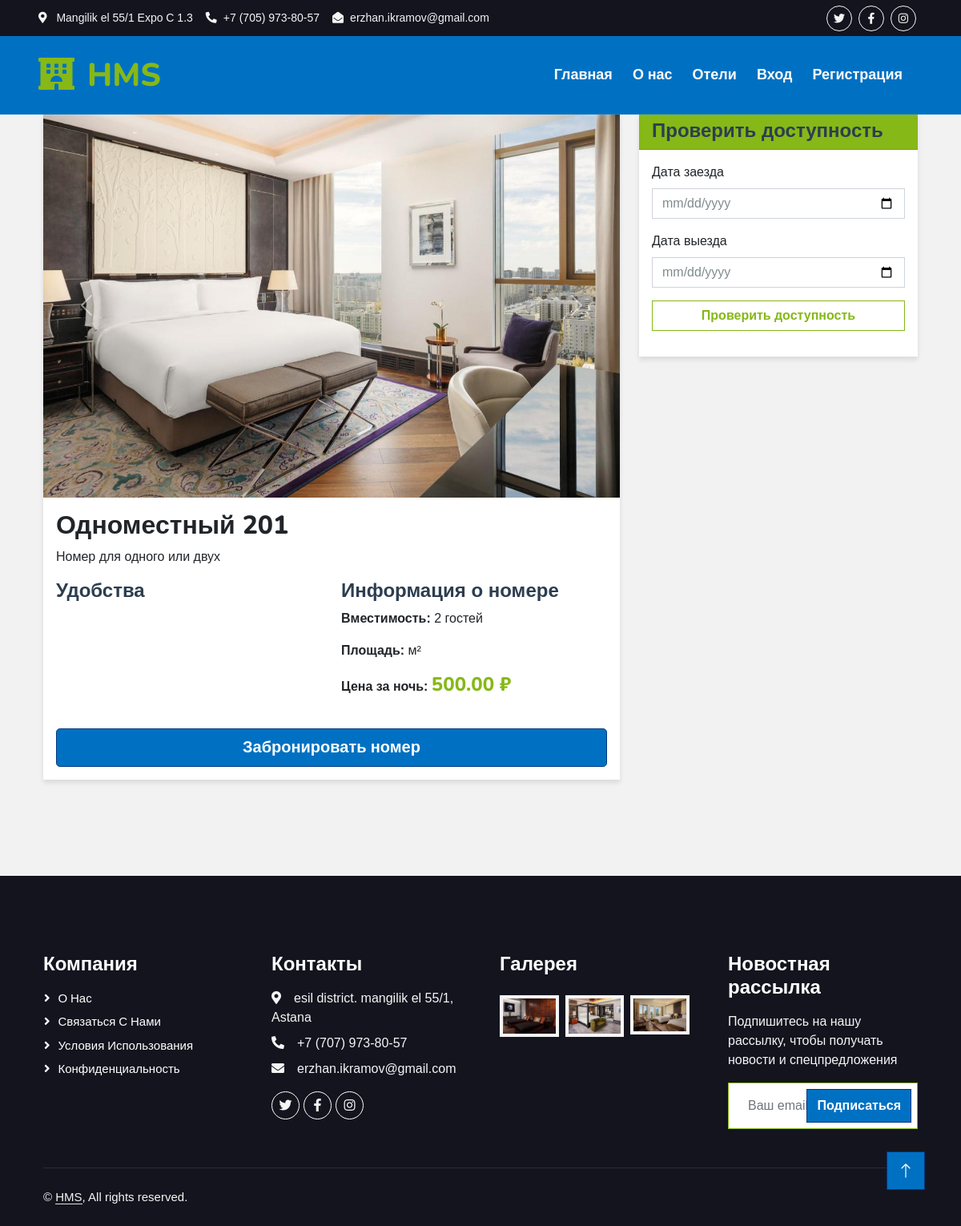
Screenshot of /rooms/1/ with the database file from the repository.
### booking/models.py (models this page shows, shortened)
class Room(models.Model):
    ROOM_TYPES = [
        ('single', 'Одноместный'),
        ('double', 'Двухместный'),
        ('suite', 'Люкс'),
    ]
    hotel = models.ForeignKey(Hotel, on_delete=models.CASCADE, related_name='rooms')
    number = models.CharField(max_length=10, verbose_name='Номер комнаты')
    room_type = models.CharField(max_length=20, choices=ROOM_TYPES, verbose_name='Тип номера')
    description = models.TextField(verbose_name='Описание')
    price_per_night = models.DecimalField(max_digits=10, decimal_places=2, verbose_name='Цена за ночь')
    capacity = models.PositiveIntegerField(verbose_name='Вместимость')
    available = models.BooleanField(default=True, verbose_name='Доступен')
    image = models.ImageField(upload_to='room_images/')
    image = models.ImageField(
        upload_to='rooms/',
        null=True,
        blank=True,
        verbose_name='Изображение',
    )
    created_at = models.DateTimeField(auto_now_add=True)
    updated_at = models.DateTimeField(auto_now=True)
    class Meta:
        verbose_name = 'Номер'
        verbose_name_plural = 'Номера'
        unique_together = ['hotel', 'number']

### booking/views.py (the view)
# urls.py: path('rooms/<int:room_id>/', booking_views.room_detail, name='room_detail'),
def room_detail(request, room_id):
    room = get_object_or_404(Room, id=room_id)
    return render(request, 'booking/room_detail.html', {'room': room})

### booking/templates/booking/room_detail.html (shortened to what this page needs)
{% extends 'base.html' %}
{% load static %}
{% block content %}
<div class="container mt-5">
    <div class="row">
        <div class="col-md-8">
            <div class="card mb-4">
                <div id="roomCarousel" class="carousel slide" data-bs-ride="carousel">
                    <div class="carousel-inner">
                        {% for image in room.images.all %}
                            <div class="carousel-item {% if forloop.first %}active{% endif %}">
                                <img src="{{ image.image.url }}" class="d-block w-100" alt="{{ room.number }}">
                            </div>
                        {% empty %}
                            <div class="carousel-item active">
                                <img src="{% static 'default_room.jpg' %}" class="d-block w-100" alt="{{ room.number }}">
                            </div>
                        {% endfor %}
                    </div>
                    <button class="carousel-control-prev" type="button" data-bs-target="#roomCarousel" data-bs-slide="prev">
                        <span class="carousel-control-prev-icon" aria-hidden="true"></span>
                    </button>
                    <button class="carousel-control-next" type="button" data-bs-target="#roomCarousel" data-bs-slide="next">
                        <span class="carousel-control-next-icon" aria-hidden="true"></span>
                    </button>
                </div>
                <div class="card-body">
                    <h2 class="card-title">{{ room.get_room_type_display }} {{ room.number }}</h2>
                    <p class="card-text">{{ room.description }}</p>
                    <div class="row mt-3">
                        <div class="col-md-6">
                            <h4>Удобства</h4>
                        </div>
                        <div class="col-md-6">
                            <h4>Информация о номере</h4>
                            <p><strong>Вместимость:</strong> {{ room.capacity }} гостей</p>
                            <p><strong>Площадь:</strong> {{ room.area }} м²</p>
                            <p><strong>Цена за ночь:</strong> <span class="h4 text-primary">{{ room.price_per_night }} ₽</span></p>
                        </div>
                    </div>
                    <div class="mt-4">
                        <a href="{% url 'book_room' room.id %}" class="btn btn-primary btn-lg w-100">
                            Забронировать номер
                        </a>
                    </div>
                </div>
            </div>
        </div>
        <div class="col-md-4">
            <div class="card">
                <div class="card-header bg-primary text-white">
                    <h4 class="mb-0">Проверить доступность</h4>
                </div>
                <div class="card-body">
                    <form method="GET" action="{% url 'room_detail' room.id %}">
                        <div class="mb-3">
                            <label for="check_in_date" class="form-label">Дата заезда</label>
                            <input type="date" class="form-control" id="check_in_date" name="check_in_date">
                        </div>
                        <div class="mb-3">
                            <label for="check_out_date" class="form-label">Дата выезда</label>
                            <input type="date" class="form-control" id="check_out_date" name="check_out_date">
                        </div>
                        <button type="submit" class="btn btn-outline-primary w-100">
                            Проверить доступность
                        </button>
                    </form>
                </div>
            </div>
        </div>
    </div>
</div>
{% endblock %}

### booking/static/css/style.css (style rules this page uses)
:root { --primary: #86B817; --secondary: #FE8800; --light: #F5F5F5; --dark: #14141F; }
.btn { font-family: 'Nunito', sans-serif; font-weight: 600; transition: .5s; }
.btn.btn-primary, .btn.btn-secondary { color: #FFFFFF; }

### booking/templates/booking/travel-agency-html-template/css/style.css (style rules this page uses)
:root { --primary: #86B817; --secondary: #FE8800; --light: #F5F5F5; --dark: #14141F; }
.btn { font-family: 'Nunito', sans-serif; font-weight: 600; transition: .5s; }
.btn.btn-primary, .btn.btn-secondary { color: #FFFFFF; }

### booking/templates/base.html (style rules this page uses)
:root { --primary-color: #0071c2; --secondary-color: #003580; --accent-color: #f2f2f2; }
body { font-family: 'Arial', sans-serif; background-color: var(--accent-color); }
.card { border: none; box-shadow: 0 4px 6px rgba(0,0,0,0.1); transition: transform 0.3s; }
.btn-primary { background-color: var(--primary-color); border-color: var(--secondary-color); }

### rows the page displays
Room: room_type "Одноместный", number "201", description "Номер для одного или двух", capacity "2", price_per_night "500.00"
